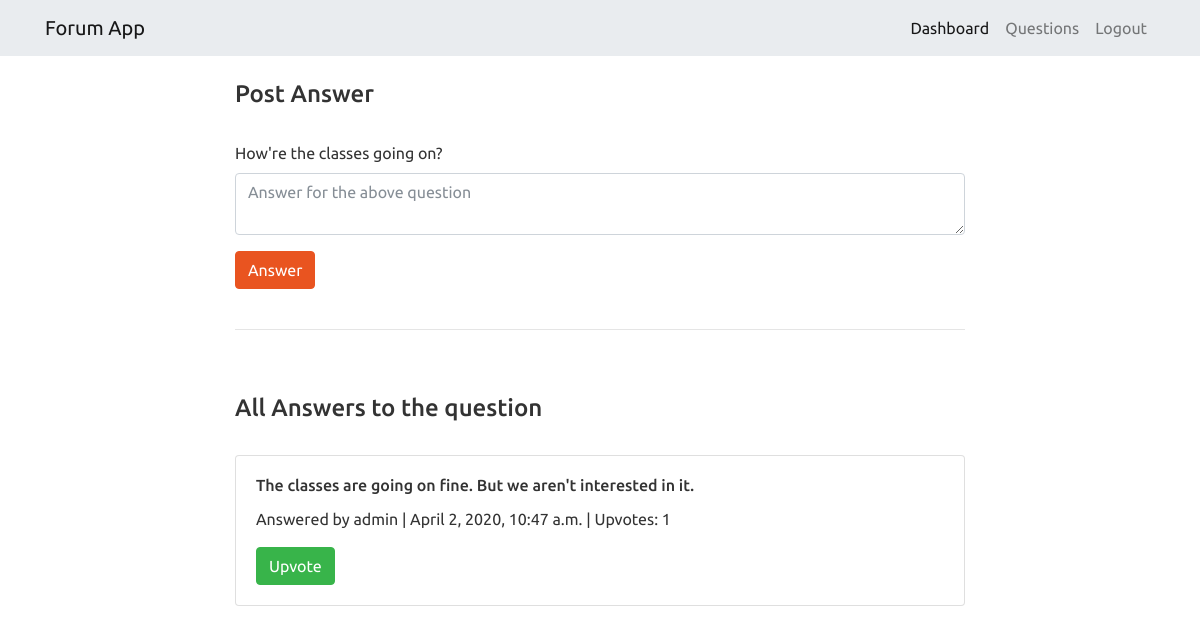
Page /discussion/2/ on the committed database.
### forum/models.py (models this page shows, shortened)
class Question(models.Model):
	author = models.ForeignKey(User, on_delete=models.CASCADE)
	question = models.CharField(max_length=200, blank=True)
	timestamp = models.DateTimeField(auto_now_add=True, blank=True)

class Answer(models.Model):
	answer = models.CharField(max_length=500, blank=True)
	timestamp = models.DateTimeField(auto_now_add=True, blank=True)
	question = models.ForeignKey(Question, on_delete=models.CASCADE)
	author = models.ForeignKey(User, on_delete=models.CASCADE)
	upvotes = models.IntegerField(blank=True)

### forum/views.py (the view, shortened to what this page needs)
# urls.py: path('discussion/<int:question_id>/', discussion),
def discussion(request, question_id):
	question = Question.objects.get(pk=question_id)
	all_answers = Answer.objects.filter(question=question_id)
	return render(request, "discussion.html", {"question":question, "all_answers":all_answers})

### forum/templates/discussion.html (shortened to what this page needs)
{% extends 'base.html' %}
{% block body %}
	<div class="container">
		<div class="row">
			<div class="col-md-2"></div>
			<div class="col-md-8">
				<div class="sub-head mt-4 mb-2">
					<h4>Post Answer</h4>
				</div><br>
				<form action="/discussion/{{question.id}}/" method="POST">
					<div class="form-group">
						<label>{{question.question}}</label>
						<textarea class="form-control" name="answer" placeholder="Answer for the above question"></textarea>
					</div>
					<button type="submit" class="btn btn-primary">Answer</button>
				</form>
				<br>
				<hr>
				<br>
				<div class="sub-head mt-4 mb-2">
					<h4>All Answers to the question</h4>
				</div><br>
				{% for answer in all_answers %}
					<div class="card">
						<div class="card-body">
							<h6 class="card-title">{{ answer.answer }}</h6>
							<p class="card-text">Answered by {{ answer.author }} | {{ answer.timestamp }} | Upvotes: {{ answer.upvotes }}</p>
							<a href="/upvote/{{answer.id}}/" class="btn btn-success">Upvote</a>
						</div>
					</div><br>
				{% endfor %}
			</div>
			<div class="col-md-2"></div>
		</div>
	</div>
{% endblock %}

### rows in the picture
Question: question "How're the classes going on?"
Answer: answer "The classes are going on fine. But we aren't interested in it.", author "admin", timestamp "April 2, 2020, 10:47 a.m.", upvotes "1"
